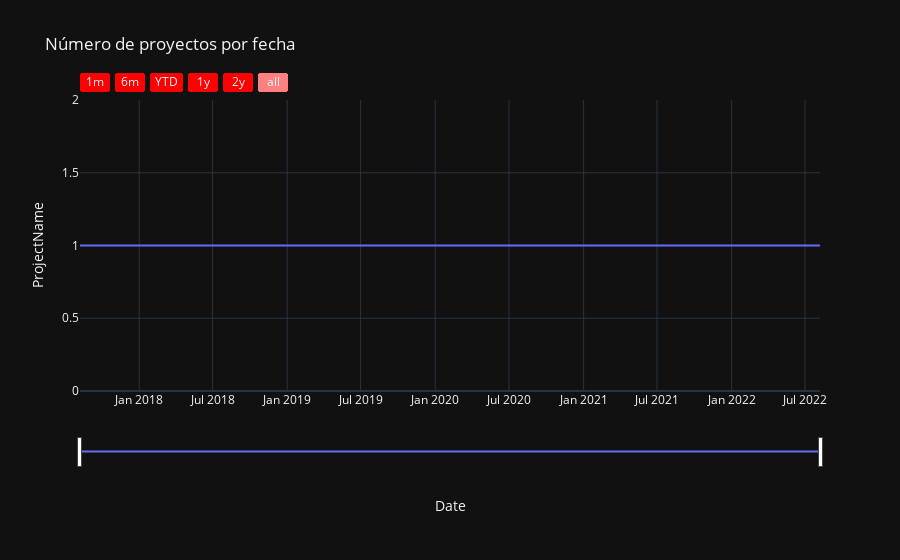

This figure's notebook cell:
### Markdown cell above
We start with a basic graph with the connections by date

### Code cell
#visualizamos las conexiones por fecha
fig1 = px.line(projects.groupby(by="Date").count().reset_index(), x="Date", y="ProjectName", 
               labels={"Nombre de Proyecto":"Nº de proyectos"},
               template="plotly_dark",
               title="Número de proyectos por fecha")
fig1.update_xaxes(
    rangeslider_visible=True,
    rangeselector=dict(
        buttons=list([
            dict(count=1, label="1m", step="month", stepmode="backward"),
            dict(count=6, label="6m", step="month", stepmode="backward"),
            dict(count=1, label="YTD", step="year", stepmode="todate"),
            dict(count=1, label="1y", step="year", stepmode="backward"),
            dict(count=2, label="2y", step="year", stepmode="backward"),
            dict(step="all")
        ]),
        bgcolor="#ff0000"
    )
)
fig1.show()

### Figure 1 — Plotly figure (JSON) as saved in the notebook; plotly's stock layout.template omitted (floating-point values rounded to 4 significant figures)
{"data": [{"hovertemplate": "Date=%{x}<br>ProjectName=%{y}<extra></extra>", "legendgroup": "", "line": {"color": "#636efa", "dash": "solid"}, "marker": {"symbol": "circle"}, "mode": "lines", "name": "", "orientation": "v", "showlegend": false, "type": "scatter", "x": ["2017-08-08T00:00:00", "2017-08-09T00:00:00", "2017-08-10T00:00:00", "2017-08-11T00:00:00", "2017-08-12T00:00:00", "2017-08-13T00:00:00", "2017-08-14T00:00:00", "2017-08-15T00:00:00", "2017-08-16T00:00:00", "2017-08-17T00:00:00", "2017-08-18T00:00:00", "2017-08-19T00:00:00", "2017-08-20T00:00:00", "2017-08-21T00:00:00", "2017-08-22T00:00:00", "2017-08-23T00:00:00", "2017-08-24T00:00:00", "2017-08-25T00:00:00", "2022-05-19T00:00:00", "2022-05-20T00:00:00", "2022-05-21T00:00:00", "2022-05-22T00:00:00", "2022-05-23T00:00:00", "2022-05-24T00:00:00", "2022-05-25T00:00:00", "2022-05-26T00:00:00", "2022-05-27T00:00:00", "2022-05-28T00:00:00", "2022-05-29T00:00:00", "2022-05-30T00:00:00", "2022-05-31T00:00:00", "2022-06-01T00:00:00", "2022-06-02T00:00:00", "2022-06-03T00:00:00", "2022-06-04T00:00:00", "2022-06-05T00:00:00", "2022-06-06T00:00:00", "2022-06-07T00:00:00", "2022-06-08T00:00:00", "2022-06-09T00:00:00", "2022-06-10T00:00:00", "2022-06-11T00:00:00", "2022-06-12T00:00:00", "2022-06-13T00:00:00", "2022-06-14T00:00:00", "2022-06-15T00:00:00", "2022-06-16T00:00:00", "2022-06-17T00:00:00", "2022-06-18T00:00:00", "2022-06-19T00:00:00", "2022-06-20T00:00:00", "2022-06-21T00:00:00", "2022-06-22T00:00:00", "2022-06-23T00:00:00", "2022-06-24T00:00:00", "2022-06-25T00:00:00", "2022-06-26T00:00:00", "2022-06-27T00:00:00", "2022-06-28T00:00:00", "2022-06-29T00:00:00", "2022-06-30T00:00:00", "2022-07-01T00:00:00", "2022-07-02T00:00:00", "2022-07-03T00:00:00", "2022-07-04T00:00:00", "2022-07-05T00:00:00", "2022-07-06T00:00:00", "2022-07-07T00:00:00", "2022-07-08T00:00:00", "2022-07-09T00:00:00", "2022-07-10T00:00:00", "2022-07-11T00:00:00", "2022-07-12T00:00:00", "2022-07-13T00:00:00", "2022-07-14T00:00:00", "2022-07-15T00:00:00", "2022-07-16T00:00:00", "2022-07-17T00:00:00", "2022-07-18T00:00:00", "2022-07-19T00:00:00", "2022-07-20T00:00:00", "2022-07-21T00:00:00", "2022-07-22T00:00:00", "2022-07-23T00:00:00", "2022-07-24T00:00:00", "2022-07-25T00:00:00", "2022-07-26T00:00:00", "2022-07-27T00:00:00", "2022-07-28T00:00:00", "2022-07-29T00:00:00", "2022-07-30T00:00:00", "2022-07-31T00:00:00", "2022-08-01T00:00:00", "2022-08-02T00:00:00", "2022-08-03T00:00:00", "2022-08-04T00:00:00", "2022-08-05T00:00:00", "2022-08-06T00:00:00", "2022-08-07T00:00:00"], "xaxis": "x", "y": [1, 1, 1, 1, 1, 1, 1, 1, 1, 1, 1, 1, 1, 1, 1, 1, 1, 1, 1, 1, 1, 1, 1, 1, 1, 1, 1, 1, 1, 1, 1, 1, 1, 1, 1, 1, 1, 1, 1, 1, 1, 1, 1, 1, 1, 1, 1, 1, 1, 1, 1, 1, 1, 1, 1, 1, 1, 1, 1, 1, 1, 1, 1, 1, 1, 1, 1, 1, 1, 1, 1, 1, 1, 1, 1, 1, 1, 1, 1, 1, 1, 1, 1, 1, 1, 1, 1, 1, 1, 1, 1, 1, 1, 1, 1, 1, 1, 1, 1], "yaxis": "y"}], "layout": {"legend": {"tracegroupgap": 0}, "title": {"text": "Número de proyectos por fecha"}, "xaxis": {"anchor": "y", "domain": [0, 1], "rangeselector": {"bgcolor": "#ff0000", "buttons": [{"count": 1, "label": "1m", "step": "month", "stepmode": "backward"}, {"count": 6, "label": "6m", "step": "month", "stepmode": "backward"}, {"count": 1, "label": "YTD", "step": "year", "stepmode": "todate"}, {"count": 1, "label": "1y", "step": "year", "stepmode": "backward"}, {"count": 2, "label": "2y", "step": "year", "stepmode": "backward"}, {"step": "all"}]}, "rangeslider": {"visible": true}, "title": {"text": "Date"}}, "yaxis": {"anchor": "x", "domain": [0, 1], "title": {"text": "ProjectName"}}}}
